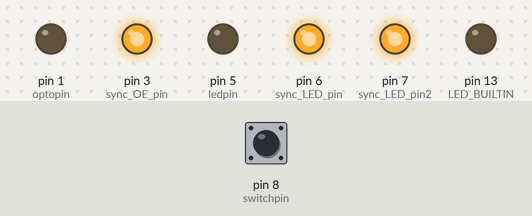
Recording of a sketch running on a simulated Arduino Uno, built with avr-gcc and run on an emulated ATmega328P. Shown: output pins drawn as LEDs (lit = HIGH). Dashed ring = blinking. Inputs (shaded band) come from the test bench; at power-on: pin 8 (switchpin) HIGH. Random numbers use the default seed unless the sketch sets one.

Above: at 0.07 s.
At 1.9 s:
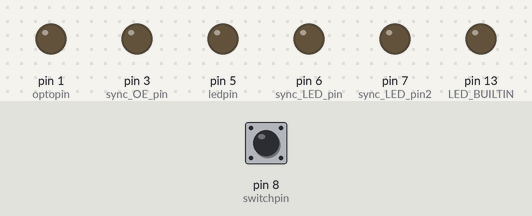
2.0 s: pin 8 (switchpin) pulled LOW for 1.15 s
At 2.5 s:
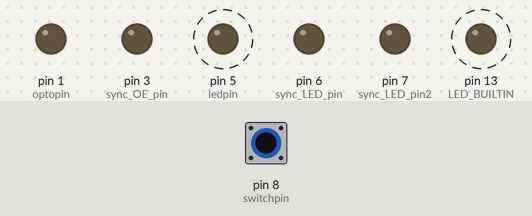
Timing chart, 0 to 13.1 s (numbered marks = the images above; inputs shaded):
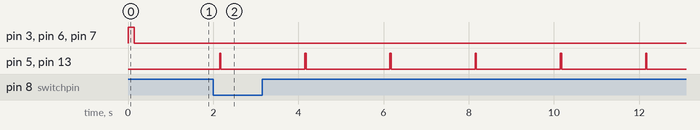

The sketch:

open_field_optogenetics.ino
```cpp
int switchpin=8;
int switchvalue;
int optopin=1;
int ledpin=5;
long max_iteration;

int sync_LED_pin = 6;
int sync_LED_pin2 = 7;
int sync_OE_pin = 3;

// the setup function runs once when you press reset or power the board
void setup() {
  // initialize digital pin LED_BUILTIN as an output.
  pinMode(LED_BUILTIN, OUTPUT);
  pinMode(switchpin,INPUT_PULLUP);
  pinMode(optopin, OUTPUT);
  pinMode(ledpin, OUTPUT);

  pinMode(sync_LED_pin, OUTPUT);
  pinMode(sync_LED_pin2, OUTPUT);
  pinMode(sync_OE_pin, OUTPUT);
}

// the loop function runs over and over again forever
void loop() {
  switchvalue=digitalRead(switchpin);
  if(switchvalue==LOW){
    opto_stimulation();
  }else if(switchvalue==HIGH){
    digitalWrite(sync_LED_pin, HIGH);
    digitalWrite(sync_LED_pin2, HIGH);

    digitalWrite(sync_OE_pin, HIGH);
    delay(150);
    digitalWrite(sync_LED_pin, LOW);
    digitalWrite(sync_LED_pin2, LOW);
    digitalWrite(sync_OE_pin, LOW);

    max_iteration = random(20, 60);
    for(int sync=0; sync<max_iteration;sync++){
      switchvalue=digitalRead(switchpin);
      if(switchvalue==LOW){
        opto_stimulation();
      }else if(switchvalue==HIGH){
        delay(1000);
      }

    }
    switchvalue=digitalRead(switchpin);
    }
}

void opto_stimulation() {
  opto_identification();
  delay(15000);
  opto_identification();
  fifty_Hz_stimulation(100);
  delay(5000);
  fifty_Hz_stimulation(200);
  }


 void opto_identification(){
       for(int x=0; x<100;x++){
        digitalWrite(LED_BUILTIN, HIGH);
        digitalWrite(ledpin,HIGH);
        digitalWrite(optopin, HIGH);
        delay(3);
        digitalWrite(optopin, LOW);
        delay(27);
        digitalWrite(LED_BUILTIN, LOW);
        digitalWrite(ledpin, LOW);
        delay(1970);
        }
  }

 void fifty_Hz_stimulation(int duration){
        int number_of_iterations;
        number_of_iterations = 5*duration/100;
        for(int y=0;y<5;y++){
        for(int x=0; x<number_of_iterations;x++){
          digitalWrite(LED_BUILTIN, HIGH);
          digitalWrite(ledpin,HIGH);
          digitalWrite(optopin, HIGH);
          delay(3);
          digitalWrite(optopin, LOW);
          digitalWrite(LED_BUILTIN, LOW);
          digitalWrite(ledpin, LOW);
          delay(17);
          }
          delay(duration);}

  }
```

Measured:
- after the input at 2.0 s, pin 5 (ledpin), pin 13 (LED_BUILTIN): alternates HIGH for 0.03 s and LOW for 2.0 s, starting after 0.15 s
